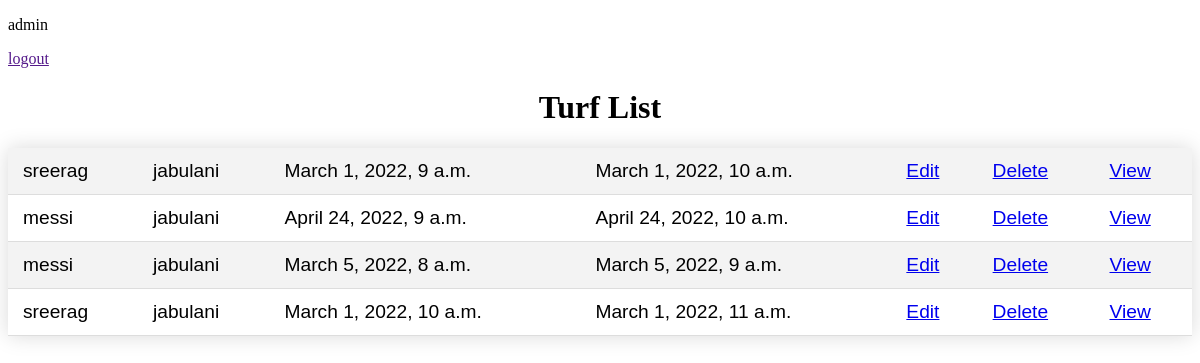
Screenshot of /view-booking (signed in) with the database file from the repository.
### turfapp/models.py (models this page shows, shortened)
class Booking(models.Model):
    user = models.ForeignKey(User, on_delete=models.CASCADE)
    turf = models.ForeignKey(Turf, on_delete=models.CASCADE)
    start_time = models.DateTimeField()
    end_time = models.DateTimeField()

class Turf(models.Model):
    name = models.CharField(max_length=255)
    location = models.CharField(max_length=255)
    price_per_hour = models.DecimalField(max_digits=6, decimal_places=2)
    availability = models.BooleanField(default=True)
    def __str__(self):
        return self.name

### turfapp/views.py (the view)
# urls.py: path('view-booking',Viewbooking.as_view(),name = 'viewbooking'),
class Viewbooking(ListView):
    model = Booking
    context_object_name = 'viewbooking'
    template_name = 'viewbooking.html'

### templates/viewbooking.html (shortened to what this page needs)
{% load static %}
<!DOCTYPE html>
<html lang="en">
<head>
        <link rel="stylesheet" href="{% static 'css/turflist.css' %}">
</head>
<body>
  {% if request.user.is_authenticated %}
        <p>{{request.user}}</p>
        <a href="">logout</a>
        {% endif %}
<h1 align="center">Turf List</h1>
<table>
    {% for booking in viewbooking %}
    <tr>
        <td> {{booking.user}}</td>
        <td> {{booking.turf}}</td>
        <td> {{booking.start_time}}</td>
        <td> {{booking.end_time}}</td>
        <td><a href="{% url 'booking-update' booking.id %}">Edit</a></td>
        <td><a href="{% url 'booking-delete' booking.id %}">Delete</a></td>
        <td><a href="{% url 'booking-detail' booking.id %}">View</a></td>
    </tr>
    {% endfor %}
</table>
</body>
</html>

### turfapp/static/css/turflist.css (style rules this page uses)
table { width: 100%; border-collapse: collapse; margin: 20px 0; font-size: 1.2em; font-family: sans-serif; min-width: 400px; box-shadow: 0 0 20px rgba(0, 0, 0, 0.15); }
th, td { padding: 12px 15px; text-align: left; border-bottom: 1px solid #ddd; }
tbody tr:nth-of-type(even) { background-color: #f3f3f3; }

### rows the page displays
Booking: user "sreerag", turf "jabulani", start_time "March 1, 2022, 9 a.m.", end_time "March 1, 2022, 10 a.m."
Booking: user "messi", turf "jabulani", start_time "April 24, 2022, 9 a.m.", end_time "April 24, 2022, 10 a.m."
Booking: user "messi", turf "jabulani", start_time "March 5, 2022, 8 a.m.", end_time "March 5, 2022, 9 a.m."
Booking: user "sreerag", turf "jabulani", start_time "March 1, 2022, 10 a.m.", end_time "March 1, 2022, 11 a.m."

### other values shown
{{ request.user }} "admin"
